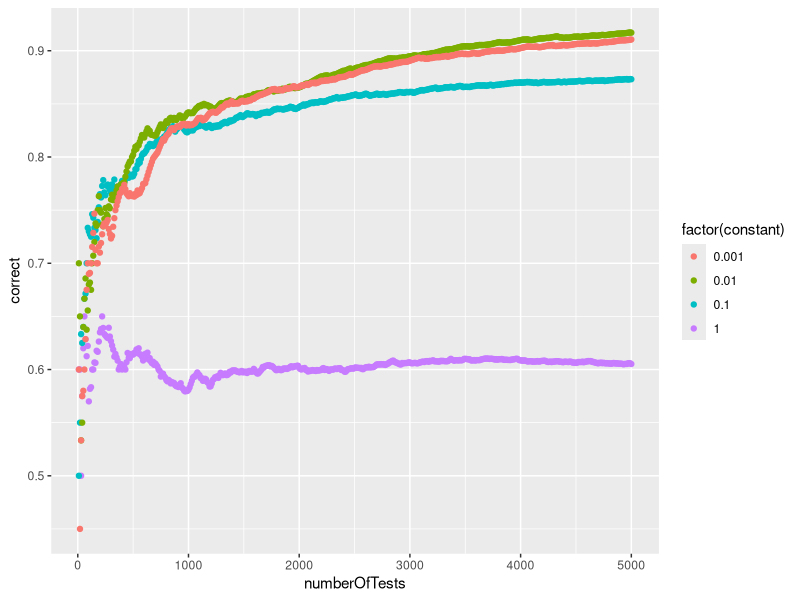

Write R code to recreate this figure.
training = read.csv("training.csv")
test = read.csv("test.csv")
validate = read.csv("validation.csv")
correctnessFrame = data.frame(correct=rep(NA,), constant=rep(NA,), numberOfTests=rep(NA,),stringsAsFactors=FALSE)
a <- rep(1, times = 9)
b <- 1

total_tests <- 0
correct_tests <- 0
row <- 0

for (e in 0:3)
{
	
	reg_constant <- 10^(-e)
	total_tests <- 0
	correct_tests <- 0
	a <- rep(1, times = 9)
	b <- 1
	for (i in 1:50 ) 
	{
		step_length <- 1/(.5*(e+1) + 1)

		for (j in 1:100)
		{
			random <- sample(1:499, 1)
			y_s <- training[random, 2]
			x_s <- c(training[random, 3],training[random, 4],training[random, 5],training[random, 6],training[random, 7],training[random, 8],training[random, 9],training[random, 10],training[random,11])

			inner_product = sum(a*x_s)

			if (sign(inner_product + b) == 1 && y_s == 1){
				correct_tests<-correct_tests+1
			}
			if (sign(inner_product + b) == -1 && y_s == -1){
				correct_tests<-correct_tests+1
			}

			total_tests <- total_tests+1

			if (total_tests%%10 == 0){
				percent_correct=correct_tests/total_tests
				row=row+1
				correctnessFrame[row,]<-c(percent_correct,reg_constant,total_tests)
				
			}			

			if (y_s * (inner_product + b) >= 1)
			{
				a = a -step_length * reg_constant * a

			}
			else 
			{
				a = a - step_length*(reg_constant*a - y_s*x_s)
				b = b + step_length * y_s
			}
		}
	}
}

total_validations <- 0
correct_validations <- 0
reg_constant = .01
for (i in 1:300)
{
	random <- sample(1:99, 1)
	y_s <- validate[random, 2]
	x_s <- c(validate[random, 3],validate[random, 4],validate[random, 5],validate[random, 6],validate[random, 7],validate[random, 8],validate[random, 9],validate[random, 10],validate[random,11])
	
	inner_product = sum(a*x_s)

	if (sign(inner_product+b) == 1 && y_s == 1){
		correct_validations <- correct_validations + 1
	}
	if (sign(inner_product+b) == -1 && y_s == -1){
		correct_validations <- correct_validations + 1
	}
	total_validations<-total_validations + 1
}

percent_correct = correct_validations/total_validations * 100
print(percent_correct) 


png('~/DAF/hw9/hw9_graph.png')
library("ggplot2")
g<-ggplot(correctnessFrame, aes(x=numberOfTests,y=correct, color=factor(constant))) +geom_point()
g
dev.off()